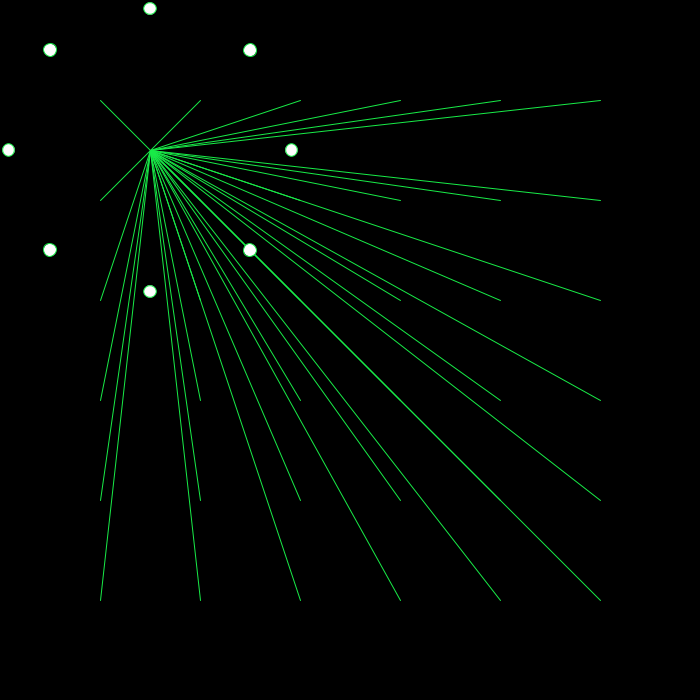
Frame 1 (no input)
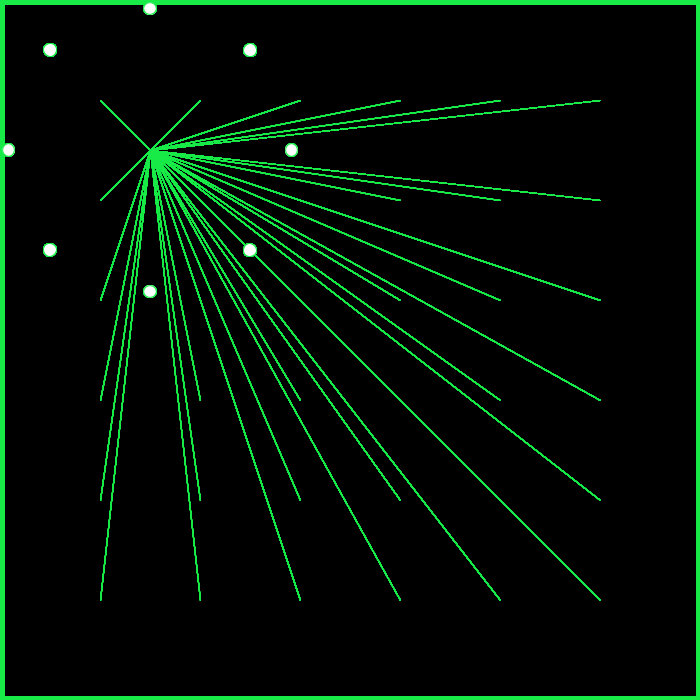
Frame 60 (the mouse pressed at the canvas centre just before this capture)
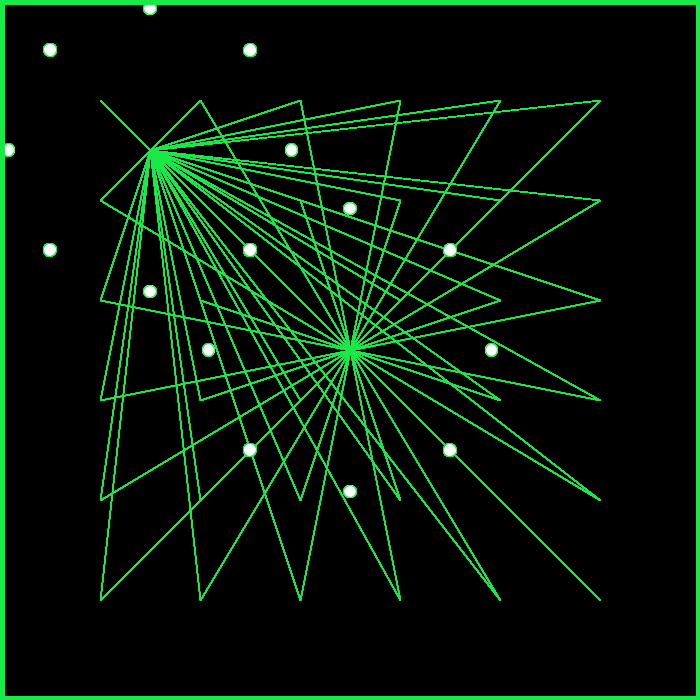
Frame 120 (the mouse held since frame 60 and released just before this capture)

The Processing sketch that drew these frames (run headless with seeded random() and noise(); from frame 60 on, the mouse is pressed at the canvas centre):

// Processing sketch: gutierrezss08t00
// ── gutierrezss08t00.pde
int sizing;
int x;
int y;
float h;
boolean e = false;
int [] fake = new int[5];//declaracion de un array de cinco variables de enteros.
color [] stream = new color[2];//declaracion de un array de dos variables de colores.
float[] azar = new float[5];//declaracion de un array de  cinco variables de decimales.
int arround = 8;
char letter; //declaracion de una variable de caracter.
void setup() {
   noCursor();//el mouse no se vera.
   size(700,700);
   x = 30;
   y = 30;
   fake[0] = 0; 
   fake[1] = 1;
   fake[2] = 2;
   fake[3] = 3;
   fake[4] = 4;//declaracion de enteros.
   stream[0] = 255;
   stream[1] =#18EA47;//declaracion de colores.
   azar[0]=12.5;
   azar[1]=25;
   azar[2]=50;
   azar[3]=100;
   azar[4]=200;//declaracion de float.
   background(0);
}
void draw() {
  f2(0,0);
  if (!e){
   letter = 'a';
  }else{
   letter ='b';
}//mientras e sea falso el caracter letter sera a sino sera b.
  switch(letter) {
   case 'a':
   case 'A': 
    f(width/7,height/7);// si el caracter es a se dibujara esta funcion.
   break;
   case 'b':
   case 'B': 
   f1(width/7,height/7);  //si el caracter es b se dibujara esta otra funcion.
   break;
  }
}

void keyPressed() {
    {
      if (key == 'a' || key == 'A')
        sizing=fake[0];
    }
    {
      if (key == 's' || key == 'S')
        sizing=fake[1];
    }
    {
      if (key == 'd' || key == 'D')
        sizing=fake[2];
    }
    {
      if (key == 'f' || key == 'F')
        sizing=fake[3];
    }
    {
      if (key == 'g' || key == 'G')
        sizing=fake[4];
    }//del boton al g del teclado se ira aumentando el tamano de la figura.
      if (key == '1')
    {
         e=true;
    }
    if (key == '2')
    {
         e=false;
    }//boton 1 y 2 determinan si e es verdadero o falso respectivamente.
    
}
  
 
void mousePressed() {
  if (e){
    background(0);
  }
  else{
    background(0);
  }
}//cada vez que se presione el mouse el fondo volvera a dibujarse dando la impresion de que se borro lo ya dibujado.

void f(int x,int y)
{
    pushMatrix();
    float  mx = map(mouseX, 0, width, 150, 550);
    float  my = map(mouseY, 0, height, 150, 550);//las variables mouseX y mouseY y solo se moveran entre el rango de 150 y 550 del canvaz.
    for (int i = 100;i <=600 ; i+=x){
     for (int j= 100;j <=600; j+=x){
     stroke(#18EA47);
     strokeWeight(1);
     line(i,j,mx,my);// se dibujaran lineas entre el pixel 100 y 600 con un inicio definido pero target modificable mendiante mouseX y mouseY.
     }
   }
  translate(mx, my);
  for (int i = 0; i < arround; i++) {
    rotate(radians(360/float(arround)));
    fill(stream[0]);
    ellipse(x,y,azar[sizing],azar[sizing]); // se dibujaran 8 circunferencias en una forma de circunferencia y seran movibles por mouseX y mouseY.
  }
  popMatrix();
   
}

void f1(int x, int y){
 {
 // float  mx = map(mouseX, 0, width, 0, 100);
  //float  my = map(mouseY, 0, height, 0, 100);
 // ellipse(i,j,mx,my);
     pushMatrix();
     rectMode(CENTER);
     float  mx = map(mouseX, 0, width, 150, 550);
     float  my = map(mouseY, 0, height, 150, 550);//las variables mouseX y mouseY solo se moveran entre los pixeles 150 y 550 del canvas.
     for (int i = 100;i <=600 ; i+=x){
       for (int j= 100;j <=600; j+=x){
     stroke(#18EA47);
     strokeWeight(1);
     line(i,j,mx,my);//se dibujaran lineas entre el pixel 100 y 600 con inicio estatico, pero target modificable por moiseX y mouseY.
      }
   }
  translate(mx, my);
   for (int i = 0; i < arround; i++) {
    rectMode(CENTER);
    rotate(radians(360/float(arround)));
    fill(stream[1]);
    rect(x,y,azar[sizing],azar[sizing]);//se dibujaran 8 cuadrados (desde el centro) ordenados en forma de circulo que seran movibles por mouseX y mouseY.
  }
     popMatrix();
   
}

}
void f2(int x, int y){
  pushMatrix();
  rectMode(CENTER);
  noFill();
  strokeWeight(8);
  rect(width/2,height/2,700,700);
  popMatrix();// se dibujara un cuadrado sin relleno cuyo borde servira de margen en la pantalla.
}
